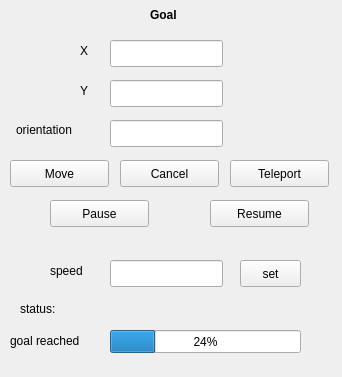
<?xml version="1.0" encoding="UTF-8"?>
<ui version="4.0">
 <class>form</class>
 <widget class="QWidget" name="form">
  <property name="geometry">
   <rect>
    <x>0</x>
    <y>0</y>
    <width>342</width>
    <height>377</height>
   </rect>
  </property>
  <property name="windowTitle">
   <string>form</string>
  </property>
  <widget class="QPushButton" name="pushButton_go">
   <property name="geometry">
    <rect>
     <x>10</x>
     <y>160</y>
     <width>99</width>
     <height>27</height>
    </rect>
   </property>
   <property name="text">
    <string>Move</string>
   </property>
  </widget>
  <widget class="QPushButton" name="pushButton_pause">
   <property name="geometry">
    <rect>
     <x>50</x>
     <y>200</y>
     <width>99</width>
     <height>27</height>
    </rect>
   </property>
   <property name="text">
    <string>Pause</string>
   </property>
  </widget>
  <widget class="QPushButton" name="pushButton_resume">
   <property name="geometry">
    <rect>
     <x>210</x>
     <y>200</y>
     <width>99</width>
     <height>27</height>
    </rect>
   </property>
   <property name="text">
    <string>Resume</string>
   </property>
  </widget>
  <widget class="QPushButton" name="pushButton_set_speed">
   <property name="geometry">
    <rect>
     <x>240</x>
     <y>260</y>
     <width>61</width>
     <height>27</height>
    </rect>
   </property>
   <property name="text">
    <string>set</string>
   </property>
  </widget>
  <widget class="QLineEdit" name="lineEdit_x">
   <property name="geometry">
    <rect>
     <x>110</x>
     <y>40</y>
     <width>113</width>
     <height>27</height>
    </rect>
   </property>
  </widget>
  <widget class="QLineEdit" name="lineEdit_y">
   <property name="geometry">
    <rect>
     <x>110</x>
     <y>80</y>
     <width>113</width>
     <height>27</height>
    </rect>
   </property>
  </widget>
  <widget class="QLineEdit" name="lineEdit_theta">
   <property name="geometry">
    <rect>
     <x>110</x>
     <y>120</y>
     <width>113</width>
     <height>27</height>
    </rect>
   </property>
  </widget>
  <widget class="QLineEdit" name="lineEdit_speed">
   <property name="geometry">
    <rect>
     <x>110</x>
     <y>260</y>
     <width>113</width>
     <height>27</height>
    </rect>
   </property>
  </widget>
  <widget class="QLabel" name="label_x">
   <property name="geometry">
    <rect>
     <x>80</x>
     <y>40</y>
     <width>21</width>
     <height>21</height>
    </rect>
   </property>
   <property name="text">
    <string>X</string>
   </property>
  </widget>
  <widget class="QLabel" name="label_y">
   <property name="geometry">
    <rect>
     <x>80</x>
     <y>80</y>
     <width>21</width>
     <height>21</height>
    </rect>
   </property>
   <property name="text">
    <string>Y</string>
   </property>
  </widget>
  <widget class="QLabel" name="label_theta">
   <property name="geometry">
    <rect>
     <x>16</x>
     <y>120</y>
     <width>81</width>
     <height>20</height>
    </rect>
   </property>
   <property name="text">
    <string>orientation</string>
   </property>
  </widget>
  <widget class="QPushButton" name="pushButton_teleport">
   <property name="geometry">
    <rect>
     <x>230</x>
     <y>160</y>
     <width>99</width>
     <height>27</height>
    </rect>
   </property>
   <property name="text">
    <string>Teleport</string>
   </property>
  </widget>
  <widget class="QLabel" name="label">
   <property name="geometry">
    <rect>
     <x>150</x>
     <y>0</y>
     <width>41</width>
     <height>31</height>
    </rect>
   </property>
   <property name="text">
    <string>&lt;html&gt;&lt;head/&gt;&lt;body&gt;&lt;p&gt;&lt;span style=&quot; font-weight:600;&quot;&gt;Goal&lt;/span&gt;&lt;/p&gt;&lt;/body&gt;&lt;/html&gt;</string>
   </property>
  </widget>
  <widget class="QProgressBar" name="progressBar_goal">
   <property name="geometry">
    <rect>
     <x>110</x>
     <y>330</y>
     <width>191</width>
     <height>23</height>
    </rect>
   </property>
   <property name="value">
    <number>24</number>
   </property>
  </widget>
  <widget class="QLabel" name="label_2">
   <property name="geometry">
    <rect>
     <x>10</x>
     <y>330</y>
     <width>91</width>
     <height>21</height>
    </rect>
   </property>
   <property name="text">
    <string>goal reached</string>
   </property>
  </widget>
  <widget class="QLabel" name="label_5">
   <property name="geometry">
    <rect>
     <x>50</x>
     <y>260</y>
     <width>51</width>
     <height>21</height>
    </rect>
   </property>
   <property name="text">
    <string>speed</string>
   </property>
  </widget>
  <widget class="QLabel" name="label_3">
   <property name="geometry">
    <rect>
     <x>20</x>
     <y>300</y>
     <width>67</width>
     <height>17</height>
    </rect>
   </property>
   <property name="text">
    <string>status:</string>
   </property>
  </widget>
  <widget class="QLabel" name="label_status">
   <property name="geometry">
    <rect>
     <x>120</x>
     <y>300</y>
     <width>181</width>
     <height>20</height>
    </rect>
   </property>
   <property name="text">
    <string>&lt;html&gt;&lt;head/&gt;&lt;body&gt;&lt;p align=&quot;center&quot;&gt;&lt;br/&gt;&lt;/p&gt;&lt;/body&gt;&lt;/html&gt;</string>
   </property>
  </widget>
  <widget class="QPushButton" name="pushButton_cancel">
   <property name="geometry">
    <rect>
     <x>120</x>
     <y>160</y>
     <width>99</width>
     <height>27</height>
    </rect>
   </property>
   <property name="text">
    <string>Cancel</string>
   </property>
  </widget>
 </widget>
 <layoutdefault spacing="6" margin="11"/>
 <resources/>
 <connections/>
</ui>
